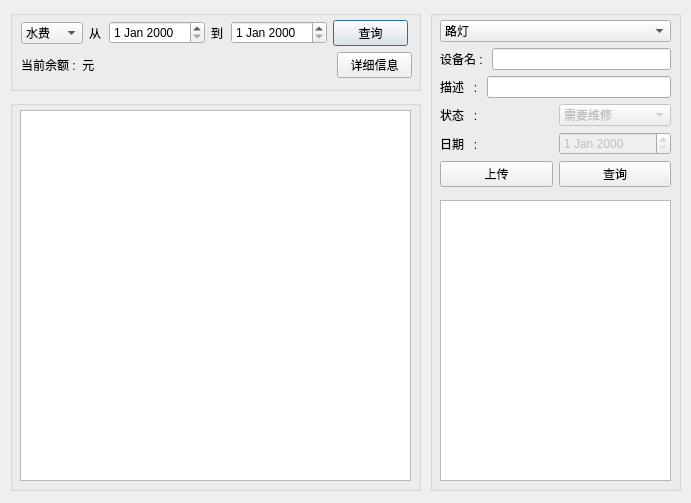
<?xml version="1.0" encoding="UTF-8"?>
<ui version="4.0">
 <class>userDialog</class>
 <widget class="QDialog" name="userDialog">
  <property name="geometry">
   <rect>
    <x>0</x>
    <y>0</y>
    <width>691</width>
    <height>503</height>
   </rect>
  </property>
  <property name="windowTitle">
   <string>Dialog</string>
  </property>
  <widget class="QGroupBox" name="groupBox">
   <property name="geometry">
    <rect>
     <x>10</x>
     <y>10</y>
     <width>411</width>
     <height>81</height>
    </rect>
   </property>
   <property name="title">
    <string/>
   </property>
   <widget class="QWidget" name="">
    <property name="geometry">
     <rect>
      <x>11</x>
      <y>10</y>
      <width>391</width>
      <height>58</height>
     </rect>
    </property>
    <layout class="QVBoxLayout" name="verticalLayout">
     <item>
      <layout class="QHBoxLayout" name="horizontalLayout">
       <item>
        <widget class="QComboBox" name="comboBox">
         <property name="minimumSize">
          <size>
           <width>62</width>
           <height>0</height>
          </size>
         </property>
         <property name="maximumSize">
          <size>
           <width>62</width>
           <height>16777215</height>
          </size>
         </property>
         <item>
          <property name="text">
           <string>水费</string>
          </property>
         </item>
         <item>
          <property name="text">
           <string>电费</string>
          </property>
         </item>
         <item>
          <property name="text">
           <string>煤气费</string>
          </property>
         </item>
        </widget>
       </item>
       <item>
        <widget class="QLabel" name="label">
         <property name="minimumSize">
          <size>
           <width>14</width>
           <height>0</height>
          </size>
         </property>
         <property name="maximumSize">
          <size>
           <width>14</width>
           <height>16777215</height>
          </size>
         </property>
         <property name="frameShadow">
          <enum>QFrame::Plain</enum>
         </property>
         <property name="text">
          <string>从</string>
         </property>
        </widget>
       </item>
       <item>
        <widget class="QDateEdit" name="dateEdit">
         <property name="minimumSize">
          <size>
           <width>96</width>
           <height>0</height>
          </size>
         </property>
         <property name="maximumSize">
          <size>
           <width>96</width>
           <height>16777215</height>
          </size>
         </property>
        </widget>
       </item>
       <item>
        <widget class="QLabel" name="label_2">
         <property name="minimumSize">
          <size>
           <width>14</width>
           <height>0</height>
          </size>
         </property>
         <property name="maximumSize">
          <size>
           <width>14</width>
           <height>16777215</height>
          </size>
         </property>
         <property name="frameShadow">
          <enum>QFrame::Plain</enum>
         </property>
         <property name="text">
          <string>到</string>
         </property>
        </widget>
       </item>
       <item>
        <widget class="QDateEdit" name="dateEdit_2">
         <property name="minimumSize">
          <size>
           <width>96</width>
           <height>0</height>
          </size>
         </property>
         <property name="maximumSize">
          <size>
           <width>96</width>
           <height>16777215</height>
          </size>
         </property>
        </widget>
       </item>
       <item>
        <widget class="QPushButton" name="pushButton">
         <property name="minimumSize">
          <size>
           <width>75</width>
           <height>0</height>
          </size>
         </property>
         <property name="maximumSize">
          <size>
           <width>75</width>
           <height>16777215</height>
          </size>
         </property>
         <property name="text">
          <string>查询</string>
         </property>
        </widget>
       </item>
      </layout>
     </item>
     <item>
      <layout class="QHBoxLayout" name="horizontalLayout_8">
       <item>
        <widget class="QLabel" name="label_3">
         <property name="text">
          <string>当前余额 :  元</string>
         </property>
        </widget>
       </item>
       <item>
        <widget class="QPushButton" name="pushButton_2">
         <property name="minimumSize">
          <size>
           <width>75</width>
           <height>0</height>
          </size>
         </property>
         <property name="maximumSize">
          <size>
           <width>75</width>
           <height>16777215</height>
          </size>
         </property>
         <property name="text">
          <string>详细信息</string>
         </property>
        </widget>
       </item>
      </layout>
     </item>
    </layout>
   </widget>
  </widget>
  <widget class="QGroupBox" name="groupBox_2">
   <property name="geometry">
    <rect>
     <x>10</x>
     <y>100</y>
     <width>411</width>
     <height>391</height>
    </rect>
   </property>
   <property name="title">
    <string/>
   </property>
   <widget class="QTableView" name="tableView">
    <property name="geometry">
     <rect>
      <x>10</x>
      <y>10</y>
      <width>391</width>
      <height>371</height>
     </rect>
    </property>
   </widget>
  </widget>
  <widget class="QGroupBox" name="groupBox_3">
   <property name="geometry">
    <rect>
     <x>430</x>
     <y>10</y>
     <width>251</width>
     <height>481</height>
    </rect>
   </property>
   <property name="title">
    <string/>
   </property>
   <widget class="QTableView" name="tableView_2">
    <property name="geometry">
     <rect>
      <x>10</x>
      <y>190</y>
      <width>231</width>
      <height>281</height>
     </rect>
    </property>
   </widget>
   <widget class="QWidget" name="layoutWidget_2">
    <property name="geometry">
     <rect>
      <x>10</x>
      <y>10</y>
      <width>231</width>
      <height>171</height>
     </rect>
    </property>
    <layout class="QVBoxLayout" name="verticalLayout_2">
     <item>
      <widget class="QComboBox" name="comboBox_2">
       <item>
        <property name="text">
         <string>路灯</string>
        </property>
       </item>
       <item>
        <property name="text">
         <string>广播</string>
        </property>
       </item>
       <item>
        <property name="text">
         <string>其他</string>
        </property>
       </item>
      </widget>
     </item>
     <item>
      <layout class="QHBoxLayout" name="horizontalLayout_2">
       <item>
        <widget class="QLabel" name="label_4">
         <property name="frameShadow">
          <enum>QFrame::Plain</enum>
         </property>
         <property name="text">
          <string>设备名 : </string>
         </property>
        </widget>
       </item>
       <item>
        <widget class="QLineEdit" name="lineEdit">
         <property name="alignment">
          <set>Qt::AlignRight|Qt::AlignTrailing|Qt::AlignVCenter</set>
         </property>
        </widget>
       </item>
      </layout>
     </item>
     <item>
      <layout class="QHBoxLayout" name="horizontalLayout_3">
       <item>
        <widget class="QLabel" name="label_5">
         <property name="frameShadow">
          <enum>QFrame::Plain</enum>
         </property>
         <property name="text">
          <string>描述   : </string>
         </property>
        </widget>
       </item>
       <item>
        <widget class="QLineEdit" name="lineEdit_2">
         <property name="alignment">
          <set>Qt::AlignRight|Qt::AlignTrailing|Qt::AlignVCenter</set>
         </property>
        </widget>
       </item>
      </layout>
     </item>
     <item>
      <layout class="QHBoxLayout" name="horizontalLayout_6">
       <item>
        <widget class="QLabel" name="label_7">
         <property name="frameShadow">
          <enum>QFrame::Plain</enum>
         </property>
         <property name="text">
          <string>状态   : </string>
         </property>
        </widget>
       </item>
       <item>
        <widget class="QComboBox" name="comboBox_3">
         <property name="enabled">
          <bool>false</bool>
         </property>
         <item>
          <property name="text">
           <string>需要维修</string>
          </property>
         </item>
         <item>
          <property name="text">
           <string>正在维修</string>
          </property>
         </item>
         <item>
          <property name="text">
           <string>已经维修</string>
          </property>
         </item>
        </widget>
       </item>
      </layout>
     </item>
     <item>
      <layout class="QHBoxLayout" name="horizontalLayout_4">
       <item>
        <widget class="QLabel" name="label_6">
         <property name="frameShadow">
          <enum>QFrame::Plain</enum>
         </property>
         <property name="text">
          <string>日期   : </string>
         </property>
        </widget>
       </item>
       <item>
        <widget class="QDateEdit" name="dateEdit_3">
         <property name="enabled">
          <bool>false</bool>
         </property>
        </widget>
       </item>
      </layout>
     </item>
     <item>
      <layout class="QHBoxLayout" name="horizontalLayout_5">
       <item>
        <widget class="QPushButton" name="pushButton_10">
         <property name="text">
          <string>上传</string>
         </property>
        </widget>
       </item>
       <item>
        <widget class="QPushButton" name="pushButton_11">
         <property name="text">
          <string>查询</string>
         </property>
        </widget>
       </item>
      </layout>
     </item>
    </layout>
   </widget>
  </widget>
  <widget class="QWidget" name="">
   <property name="geometry">
    <rect>
     <x>0</x>
     <y>0</y>
     <width>2</width>
     <height>2</height>
    </rect>
   </property>
   <layout class="QHBoxLayout" name="horizontalLayout_7"/>
  </widget>
 </widget>
 <resources/>
 <connections/>
</ui>
